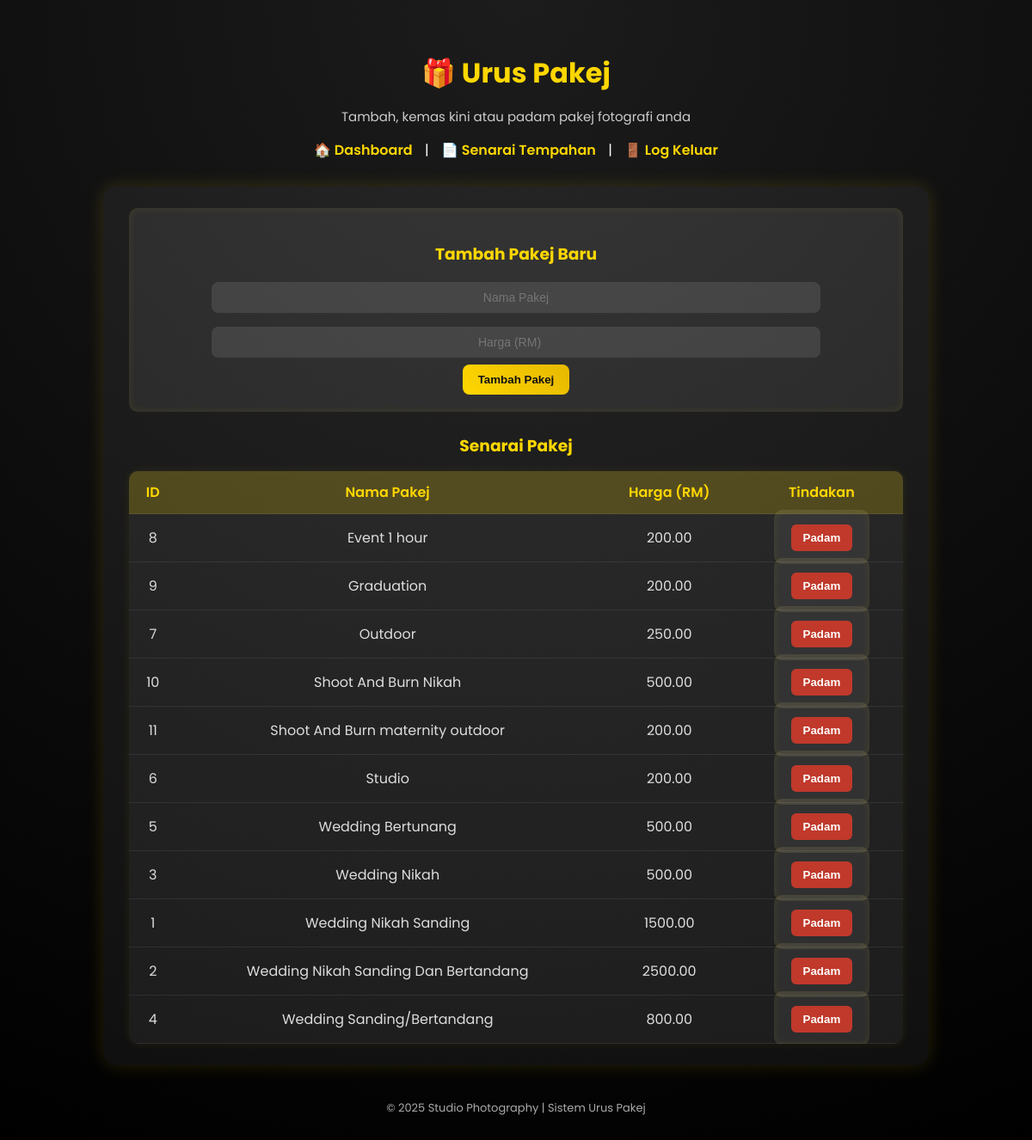
Page /admin/pakej (signed in) on the committed database.
### tables this page shows
CREATE TABLE packages (
            id INTEGER PRIMARY KEY AUTOINCREMENT,
            nama TEXT NOT NULL,
            harga REAL NOT NULL
        );

### app.py (the view, shortened to what this page needs)
@app.route('/admin/pakej', methods=['GET', 'POST'])
def urus_pakej():
    if not session.get('admin_logged_in'):
        return redirect(url_for('login'))
    conn = get_db_connection()
    pakej_all = conn.execute("SELECT * FROM packages ORDER BY nama ASC").fetchall()
    conn.close()
    return render_template('manage_packages.html', pakej_all=pakej_all)

### app.py (called while the page is built)
def get_db_connection():
    conn = sqlite3.connect(DB_NAME)
    conn.row_factory = sqlite3.Row
    return conn

### templates/manage_packages.html (shortened to what this page needs)
<!DOCTYPE html>
<html lang="ms">
<head>
</head>
<body>
  <h1>🎁 Urus Pakej</h1>
  <p>Tambah, kemas kini atau padam pakej fotografi anda</p>
  <div class="top-links">
    <a href="{{ url_for('admin_dashboard') }}">🏠 Dashboard</a> |
    <a href="{{ url_for('bookings') }}">📄 Senarai Tempahan</a> |
    <a href="{{ url_for('logout') }}">🚪 Log Keluar</a>
  </div>
  <div class="container">
    <form method="POST" action="{{ url_for('urus_pakej') }}">
      <h3>Tambah Pakej Baru</h3>
      <input type="text" name="nama" placeholder="Nama Pakej" required><br>
      <input type="number" name="harga" placeholder="Harga (RM)" required><br>
      <button type="submit">Tambah Pakej</button>
    </form>
    <h3 style="color:#FFD700; margin-bottom:10px;">Senarai Pakej</h3>
    <table>
      <thead>
        <tr>
          <th>ID</th>
          <th>Nama Pakej</th>
          <th>Harga (RM)</th>
          <th>Tindakan</th>
        </tr>
      </thead>
      <tbody>
        {% for p in pakej_all %}
        <tr>
          <td data-label="ID">{{ p.id }}</td>
          <td data-label="Nama">{{ p.nama }}</td>
          <td data-label="Harga">{{ "%.2f"|format(p.harga) }}</td>
          <td data-label="Tindakan">
            <form method="POST" action="{{ url_for('urus_pakej') }}" style="display:inline;">
              <button type="submit" class="btn-delete" onclick="return confirm('Padam pakej ini?')">Padam</button>
            </form>
          </td>
        </tr>
        {% else %}
        <tr><td colspan="4">Tiada pakej ditemui.</td></tr>
        {% endfor %}
      </tbody>
    </table>
  </div>
  <footer>© 2025 Studio Photography | Sistem Urus Pakej</footer>
</body>
</html>

### templates/manage_packages.html (style rules this page uses)
body { font-family: "Poppins", sans-serif; background: radial-gradient(circle at top, #1c1c1c, #000); color: #fff; margin: 0; padding: 40px; text-align: center; }
h1 { color: #FFD700; margin-bottom: 10px; }
p { color: #ccc; font-size: 15px; }
.container { max-width: 900px; margin: 30px auto; background: rgba(255, 255, 255, 0.05); border-radius: 15px; padding: 25px 30px; box-shadow: 0 0 20px rgba(255, 215, 0, 0.15); }
form { background: rgba(255, 255, 255, 0.07); padding: 20px; border-radius: 10px; margin-bottom: 25px; box-shadow: inset 0 0 10px rgba(255, 215, 0, 0.1); }
form h3 { margin-bottom: 10px; color: #FFD700; }
input[type="text"], input[type="number"] { padding: 10px; width: 80%; border: none; border-radius: 8px; margin: 8px 0; background: rgba(255, 255, 255, 0.1); color: white; font-size: 14px; text-align: center; outline: none; transition: 0.3s; }
button { background: linear-gradient(45deg, #FFD700, #e6b800); border: none; color: #111; padding: 10px 18px; border-radius: 8px; cursor: pointer; font-weight: 600; transition: 0.3s; }
.btn-delete { background: #c0392b; color: white; border: none; padding: 8px 14px; border-radius: 6px; cursor: pointer; transition: 0.3s; }
table { width: 100%; border-collapse: collapse; margin-top: 15px; background: rgba(255, 255, 255, 0.05); border-radius: 10px; overflow: hidden; box-shadow: 0 0 12px rgba(255, 215, 0, 0.08); }
th, td { padding: 12px; border-bottom: 1px solid rgba(255, 255, 255, 0.08); }
th { background: rgba(255, 215, 0, 0.2); color: #FFD700; font-weight: 600; }
td { color: #ddd; }
.top-links { margin-bottom: 25px; }
a { color: #FFD700; text-decoration: none; font-weight: 600; margin: 0 10px; transition: 0.2s; }
footer { margin-top: 40px; color: #aaa; font-size: 13px; }

### rows in the picture
packages: id "8", nama "Event 1 hour", harga "200.00"
packages: id "9", nama "Graduation", harga "200.00"
packages: id "7", nama "Outdoor", harga "250.00"
packages: id "10", nama "Shoot And Burn Nikah", harga "500.00"
packages: id "11", nama "Shoot And Burn maternity outdoor", harga "200.00"
packages: id "6", nama "Studio", harga "200.00"
packages: id "5", nama "Wedding Bertunang", harga "500.00"
packages: id "3", nama "Wedding Nikah", harga "500.00"
packages: id "1", nama "Wedding Nikah Sanding", harga "1500.00"
packages: id "2", nama "Wedding Nikah Sanding Dan Bertandang", harga "2500.00"
packages: id "4", nama "Wedding Sanding/Bertandang", harga "800.00"
